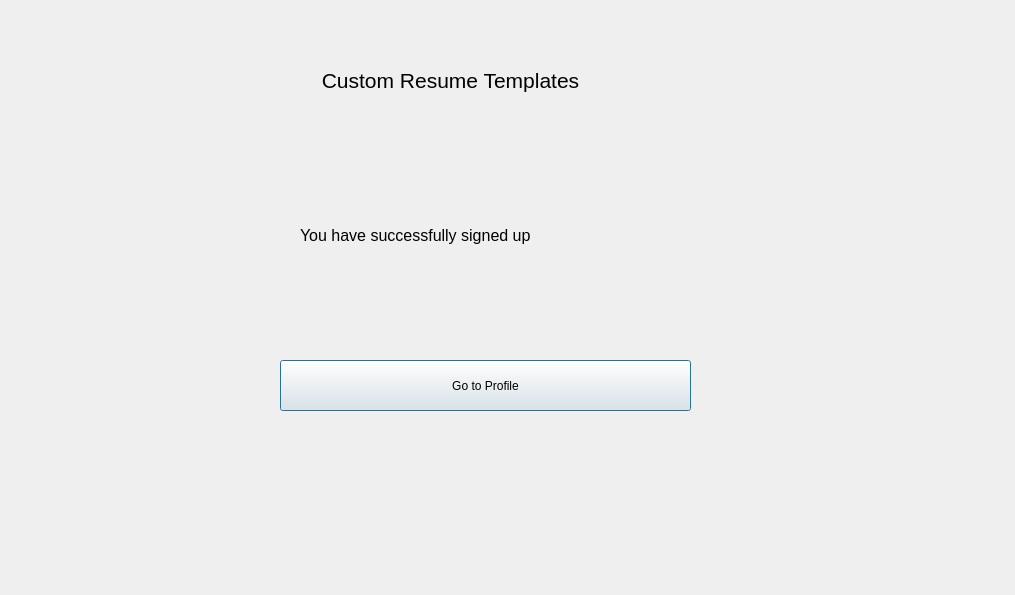
<?xml version="1.0" encoding="UTF-8"?>
<ui version="4.0">
 <class>dialsignup</class>
 <widget class="QDialog" name="dialsignup">
  <property name="geometry">
   <rect>
    <x>0</x>
    <y>0</y>
    <width>1015</width>
    <height>595</height>
   </rect>
  </property>
  <property name="windowTitle">
   <string>Dialog</string>
  </property>
  <widget class="QLabel" name="label">
   <property name="geometry">
    <rect>
     <x>300</x>
     <y>170</y>
     <width>551</width>
     <height>131</height>
    </rect>
   </property>
   <property name="font">
    <font>
     <pointsize>12</pointsize>
    </font>
   </property>
   <property name="text">
    <string>You have successfully signed up</string>
   </property>
  </widget>
  <widget class="QPushButton" name="pushButton">
   <property name="geometry">
    <rect>
     <x>280</x>
     <y>360</y>
     <width>411</width>
     <height>51</height>
    </rect>
   </property>
   <property name="text">
    <string>Go to Profile</string>
   </property>
  </widget>
  <widget class="QLabel" name="label_2">
   <property name="geometry">
    <rect>
     <x>180</x>
     <y>50</y>
     <width>541</width>
     <height>61</height>
    </rect>
   </property>
   <property name="font">
    <font>
     <pointsize>16</pointsize>
    </font>
   </property>
   <property name="text">
    <string>Custom Resume Templates</string>
   </property>
   <property name="alignment">
    <set>Qt::AlignCenter</set>
   </property>
  </widget>
 </widget>
 <resources/>
 <connections/>
</ui>
